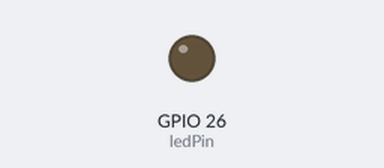
A sketch run on a simulated ESP32. Shown: output pins drawn as LEDs (lit = HIGH).

Above: at 0.15 s.
At 2.1 s:
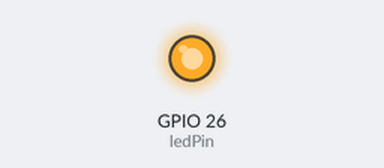
Timing chart, 0 to 3.0 s (numbered marks = the images above):
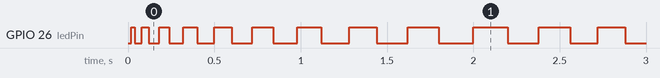

The sketch:

sketch_jun10c.ino
```cpp
#define ledPin 26

void setup() {
  // put your setup code here, to run once:
  pinMode(ledPin, OUTPUT);
}

void loop() {
  // put your main code here, to run repeatedly:
  for(int i=0; i<10; i++){
    digitalWrite(ledPin, LOW);
    delay(i*20);
    digitalWrite(ledPin, HIGH);
    delay(i*20);
  }
  for(int i=10; i>=0; i--){
    digitalWrite(ledPin, LOW);
    delay(i*20);
    digitalWrite(ledPin, HIGH);
    delay(i*20);
  }
}
```

Measured:
- by itself, GPIO 26 (ledPin): repeats every 0.08 s: LOW 0.04 s, HIGH 0.04 s
- by itself, everything shown: repeats every 8.0 s, in 44 steps
